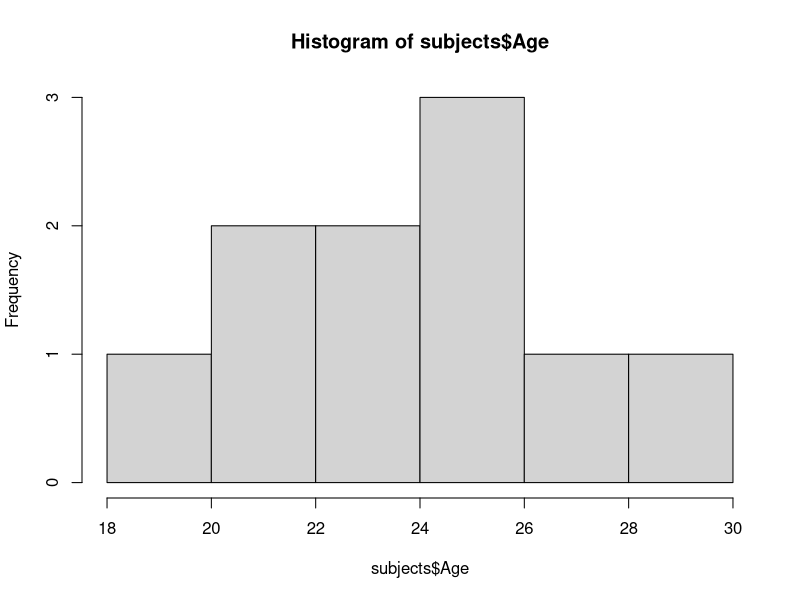
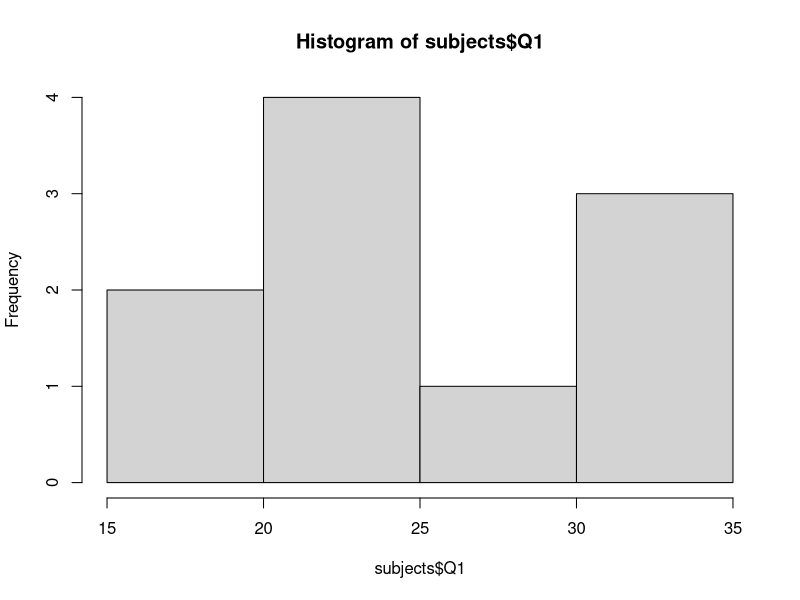
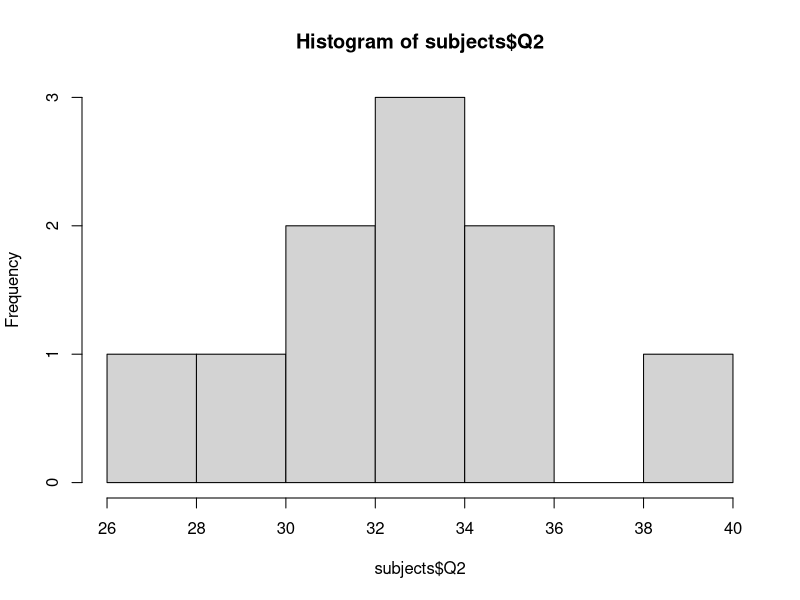
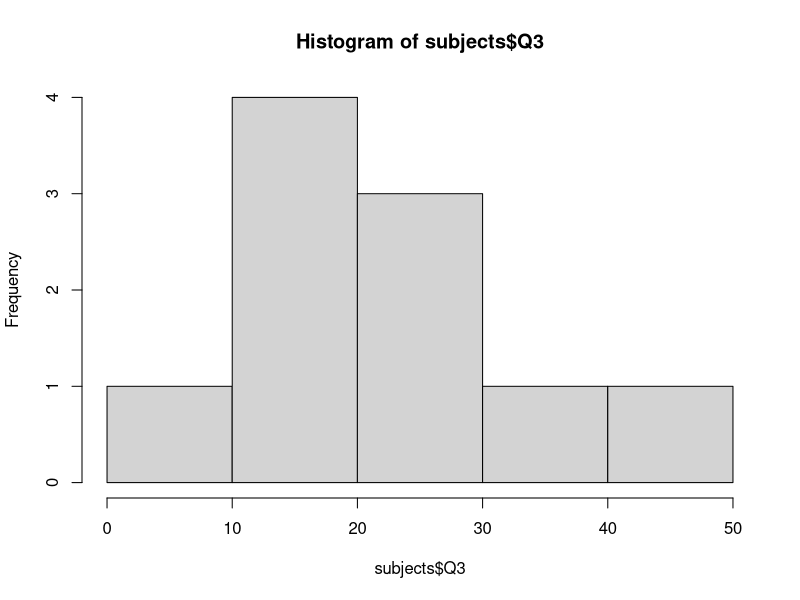

Source code (R) for these figures, in order:
## ---- chunk 1

# Read the data into R. The file is called "Study2_Subjects.csv". Check out the separate "README_Study2.txt" file for information on the study and variables.

getwd()

list.files()

subjects <- read.table("Study2_Subjects.csv", header=TRUE, sep=",", stringsAsFactors=FALSE)

# View the first 5 rows of the data frame

head(subjects, 5)

# Examine the data for issues. Some things to look for: are the column names logical? Are there missing values? Do the variable types make sense? (ie does everything that's a factor make sense as a factor, and does everything that's numeric make sense as numeric?) Are there values that don't make sense? Fix any issues you find.

#visualizing data
hist(subjects$Age)
table(subjects$Sex)
hist(subjects$Q1)
hist(subjects$Q2)
hist(subjects$Q3)
table(subjects$Condition)

#Condition variable has a missing data point for sub 9. README says they should be in condition C
subjects$Condition[subjects$ID==9] <- "C"

#The variables Q1, Q2 and Q3 don't have useful names, update them to something useful
names(subjects)[names(subjects) == 'Q1'] <- 'Anxiety'
names(subjects)[names(subjects) == 'Q2'] <- 'Depression'
names(subjects)[names(subjects) == 'Q3'] <- 'Stress'

# The sex variable is coded in a non-intuitive way, change to male/female
library(plyr)
subjects$Sex <- mapvalues(subjects$Sex, from=c(1, 2), to=c("Female", "Male"))

# This study has three conditions, based on how long the subject kept their hand in cold water. Right now this is categorical, but you may want to look at it continuously. Make a new condition variable that's numeric.

subjects$ConditionNum <- mapvalues(subjects$Condition, from=c("A", "B", "C"), to=c(1,2,4))
subjects$ConditionNum <- as.numeric(subjects$ConditionNum)

# Each subject in this study filled out three related questionnaires, but these scores can be combined into a composite score but taking the sum. Create a new variable for this score.

subjects$Composite <- subjects$Anxiety + subjects$Depression + subjects$Stress

# You see there's another .csv file for Study 2, this one's called Study2_Trials.csv. Open it and take a look. This frame has the same 10 subjects, but now it has reaction time data from a task with 30 trials. Create a new data frame that combines this with your subject level information. Hint: ?merge, by="ID"

trials <- read.table("Study2_Trials.csv", header=TRUE, sep=",", stringsAsFactors=FALSE)
data <- merge(subjects, trials, by="ID")

# Now that you have a one frame with all the data, put it into long format. Each subject should have one row for each trial.

library(tidyr)
data_Long <- gather(data, key="Trial", value="RT", RT_1:RT_30)

# You want to do a separate analysis only on the people who had a high score on the anxiety questionnaire. Create a new data frame (in long format) with just the individuals who got 25 or higher. (Hint, check out ?subset for help)

subset <- subset(data_Long, Anxiety >= 25)

# You should have 5 data frames now (subject level, trial level, combined, long format and the subset). Save them as a new .rda file for future use

save(subjects, trials, data, data_Long, subset, file="Study2_Clean.rda")

